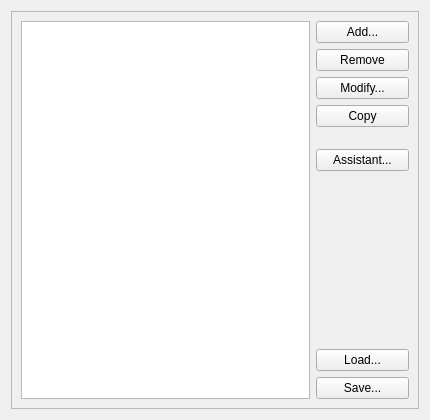
<ui version="4.0" >
 <class>ProfileWidgetUI</class>
 <widget class="QWidget" name="ProfileWidgetUI" >
  <property name="geometry" >
   <rect>
    <x>0</x>
    <y>0</y>
    <width>430</width>
    <height>420</height>
   </rect>
  </property>
  <property name="minimumSize" >
   <size>
    <width>430</width>
    <height>420</height>
   </size>
  </property>
  <property name="windowTitle" >
   <string>Form</string>
  </property>
  <layout class="QGridLayout" >
   <item row="0" column="0" >
    <widget class="QFrame" name="frame_2" >
     <property name="frameShape" >
      <enum>QFrame::StyledPanel</enum>
     </property>
     <property name="frameShadow" >
      <enum>QFrame::Raised</enum>
     </property>
     <layout class="QGridLayout" >
      <item row="0" column="0" >
       <widget class="QListView" name="listView" />
      </item>
      <item row="0" column="1" >
       <layout class="QVBoxLayout" >
        <item>
         <widget class="KPushButton" name="kpushbutton_add" >
          <property name="text" >
           <string>Add...</string>
          </property>
         </widget>
        </item>
        <item>
         <widget class="KPushButton" name="kpushbutton_rem" >
          <property name="text" >
           <string>Remove</string>
          </property>
         </widget>
        </item>
        <item>
         <widget class="KPushButton" name="kpushbutton_mod" >
          <property name="text" >
           <string>Modify...</string>
          </property>
         </widget>
        </item>
        <item>
         <widget class="KPushButton" name="kpushbutton_copy" >
          <property name="text" >
           <string>Copy</string>
          </property>
         </widget>
        </item>
        <item>
         <spacer>
          <property name="orientation" >
           <enum>Qt::Vertical</enum>
          </property>
          <property name="sizeType" >
           <enum>QSizePolicy::Fixed</enum>
          </property>
          <property name="sizeHint" >
           <size>
            <width>20</width>
            <height>16</height>
           </size>
          </property>
         </spacer>
        </item>
        <item>
         <widget class="KPushButton" name="kpushbutton_wizard" >
          <property name="text" >
           <string>Assistant...</string>
          </property>
         </widget>
        </item>
        <item>
         <spacer>
          <property name="orientation" >
           <enum>Qt::Vertical</enum>
          </property>
          <property name="sizeHint" >
           <size>
            <width>93</width>
            <height>131</height>
           </size>
          </property>
         </spacer>
        </item>
        <item>
         <widget class="KPushButton" name="kpushbutton_load" >
          <property name="text" >
           <string>Load...</string>
          </property>
         </widget>
        </item>
        <item>
         <widget class="KPushButton" name="kpushbutton_save" >
          <property name="text" >
           <string>Save...</string>
          </property>
         </widget>
        </item>
       </layout>
      </item>
     </layout>
    </widget>
   </item>
  </layout>
 </widget>
 <customwidgets>
  <customwidget>
   <class>KPushButton</class>
   <extends>QPushButton</extends>
   <header>kpushbutton.h</header>
  </customwidget>
 </customwidgets>
 <resources/>
 <connections/>
</ui>
